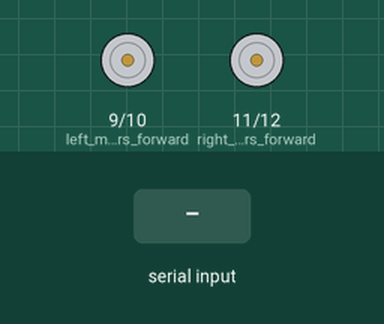
A sketch run on a simulated Arduino Uno, built with avr-gcc and run on an emulated ATmega328P. Parts: motor-driver pin pairs drawn as motors (green arrow = first pin HIGH = forward, orange = second pin HIGH = backward, longer = more drive). Inputs (shaded band) come from the test bench.

Above: at 1.2 s.
1.3 s: "F" received over Serial
At 2.5 s:
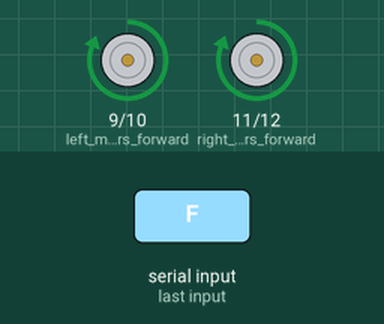
2.8 s: "B" received over Serial
At 3.9 s:
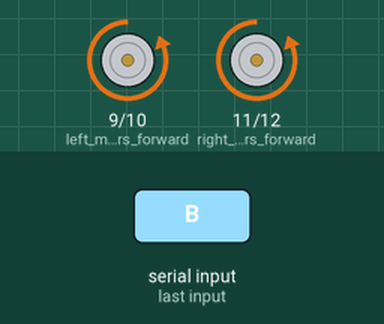
4.3 s: "R" received over Serial
At 5.0 s:
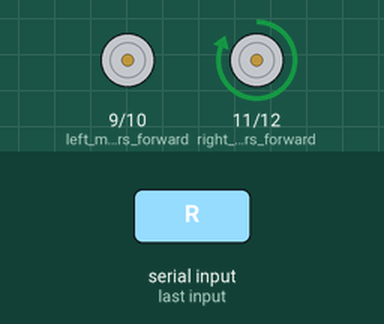
5.8 s: "L" received over Serial
At 6.1 s:
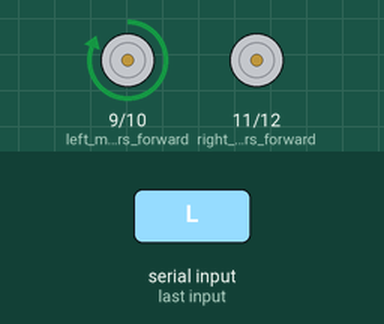
7.3 s: "S" received over Serial
At 8.5 s:
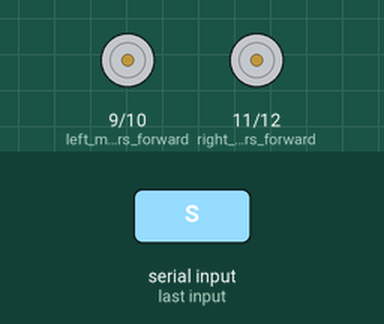
Timing chart, 0 to 9.8 s (numbered marks = the images above; inputs shaded):
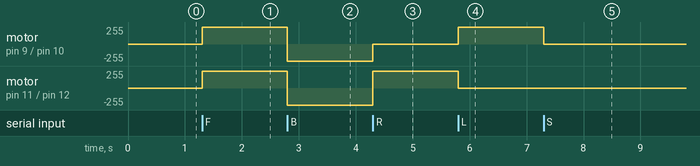

Measured:
- after the input at 1.3 s, motor on pin 9 (left_motors_forward) / pin 10 (left_motors_reverse), motor on pin 11 (right_motors_forward) / pin 12 (right_motors_reverse): stopped → forward 255/255 at once
- after the input at 2.8 s, motor on pin 9 (left_motors_forward) / pin 10 (left_motors_reverse), motor on pin 11 (right_motors_forward) / pin 12 (right_motors_reverse): forward 255/255 → backward 255/255 at once
- after the input at 4.3 s, motor on pin 9 (left_motors_forward) / pin 10 (left_motors_reverse): backward 255/255 → stopped at once; motor on pin 11 (right_motors_forward) / pin 12 (right_motors_reverse): backward 255/255 → forward 255/255 at once
- after the input at 5.8 s, motor on pin 9 (left_motors_forward) / pin 10 (left_motors_reverse): stopped → forward 255/255 at once; motor on pin 11 (right_motors_forward) / pin 12 (right_motors_reverse): forward 255/255 → stopped at once
- after the input at 7.3 s, motor on pin 9 (left_motors_forward) / pin 10 (left_motors_reverse): forward 255/255 → stopped at once

The sketch:

robo.ino.ino
```cpp
char t;

void setup() {
pinMode(9,OUTPUT);   //left motors forward
pinMode(10,OUTPUT);   //left motors reverse
pinMode(11,OUTPUT);   //right motors forward
pinMode(12,OUTPUT);   //right motors reverse

Serial.begin(9600);

}

void loop() {
if(Serial.available()){
  t = Serial.read();


  if(t == 'F'){            //move forward(all motors rotate in forward direction)
    digitalWrite(9,HIGH);
    digitalWrite(10,LOW);
    digitalWrite(11,HIGH);
    digitalWrite(12,LOW);
  }

  else if(t == 'B'){      //move reverse (all motors rotate in reverse direction)
    digitalWrite(9,LOW);
    digitalWrite(10,HIGH);
    digitalWrite(11,LOW);
    digitalWrite(12,HIGH);
  }

  else if(t == 'R'){      //turn right (left side motors rotate in forward direction, right side motors doesn't rotate)
    digitalWrite(9,LOW);
    digitalWrite(10,LOW);
    digitalWrite(11,HIGH);
    digitalWrite(12,LOW);
  }

  else if(t == 'L'){      //turn left (right side motors rotate in forward direction, left side motors doesn't rotate)
    digitalWrite(9,HIGH);
    digitalWrite(10,LOW);
    digitalWrite(11,LOW);
    digitalWrite(12,LOW);
  }

  else if(t == 'S'){      //STOP (all motors stop)
    digitalWrite(9,LOW);
    digitalWrite(10,LOW);
    digitalWrite(11,LOW);
    digitalWrite(12,LOW);
  }
delay(100);
}
}
```
